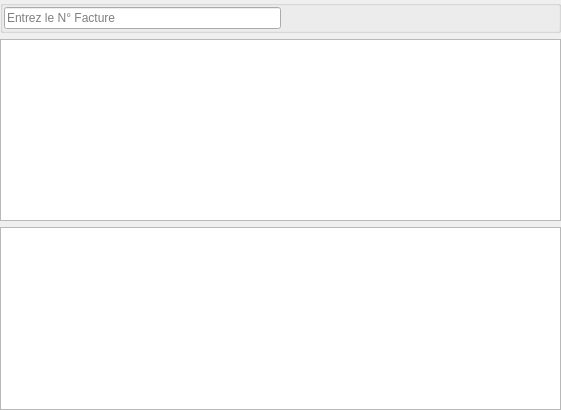
<?xml version="1.0" encoding="UTF-8"?>
<ui version="4.0">
 <class>UIFacturesListView</class>
 <widget class="QDialog" name="UIFacturesListView">
  <property name="geometry">
   <rect>
    <x>0</x>
    <y>0</y>
    <width>561</width>
    <height>410</height>
   </rect>
  </property>
  <property name="windowTitle">
   <string>Dialog</string>
  </property>
  <layout class="QVBoxLayout" name="verticalLayout">
   <property name="leftMargin">
    <number>0</number>
   </property>
   <property name="topMargin">
    <number>0</number>
   </property>
   <property name="rightMargin">
    <number>0</number>
   </property>
   <property name="bottomMargin">
    <number>0</number>
   </property>
   <item>
    <widget class="QGroupBox" name="groupBox">
     <property name="title">
      <string/>
     </property>
     <layout class="QHBoxLayout" name="horizontalLayout">
      <property name="leftMargin">
       <number>1</number>
      </property>
      <property name="topMargin">
       <number>1</number>
      </property>
      <property name="rightMargin">
       <number>1</number>
      </property>
      <property name="bottomMargin">
       <number>1</number>
      </property>
      <item>
       <widget class="QLineEdit" name="facturesLineEdit">
        <property name="placeholderText">
         <string>Entrez le N° Facture</string>
        </property>
       </widget>
      </item>
      <item>
       <spacer name="horizontalSpacer">
        <property name="orientation">
         <enum>Qt::Horizontal</enum>
        </property>
        <property name="sizeHint" stdset="0">
         <size>
          <width>40</width>
          <height>20</height>
         </size>
        </property>
       </spacer>
      </item>
     </layout>
    </widget>
   </item>
   <item>
    <widget class="QTableView" name="tableView">
     <property name="editTriggers">
      <set>QAbstractItemView::NoEditTriggers</set>
     </property>
     <property name="selectionMode">
      <enum>QAbstractItemView::SingleSelection</enum>
     </property>
     <property name="selectionBehavior">
      <enum>QAbstractItemView::SelectRows</enum>
     </property>
    </widget>
   </item>
   <item>
    <widget class="QTableView" name="detailsTableView">
     <property name="editTriggers">
      <set>QAbstractItemView::NoEditTriggers</set>
     </property>
     <property name="selectionMode">
      <enum>QAbstractItemView::SingleSelection</enum>
     </property>
     <property name="selectionBehavior">
      <enum>QAbstractItemView::SelectRows</enum>
     </property>
    </widget>
   </item>
  </layout>
 </widget>
 <resources/>
 <connections/>
</ui>
